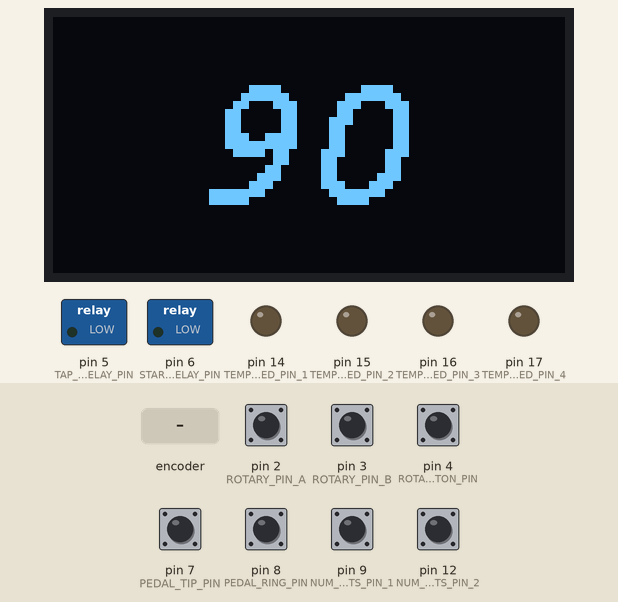
A sketch run on a simulated Arduino Nano, built with avr-gcc and run on an emulated ATmega328P. On the bench: 128×64 one-colour display, switched loads named in the sketch (green lamp = pin HIGH), output pins drawn as LEDs (lit = HIGH). Dashed ring = blinking. The test bench sets the inputs (shaded band); at power-on: pin 2 (ROTARY_PIN_A), pin 3 (ROTARY_PIN_B), pin 4 (ROTARY_BUTTON_PIN), pin 7 (PEDAL_TIP_PIN), pin 8 (PEDAL_RING_PIN), pin 9 (NUM_COUNTS_PIN_1), pin 12 (NUM_COUNTS_PIN_2) HIGH. The audio player accepts every command and is not drawn; what the sketch prints to the serial monitor is not drawn.

Above: at 1.7 s.
1.8 s: pin 4 (ROTARY_BUTTON_PIN) pulled LOW for 0.15 s
At 2.2 s:
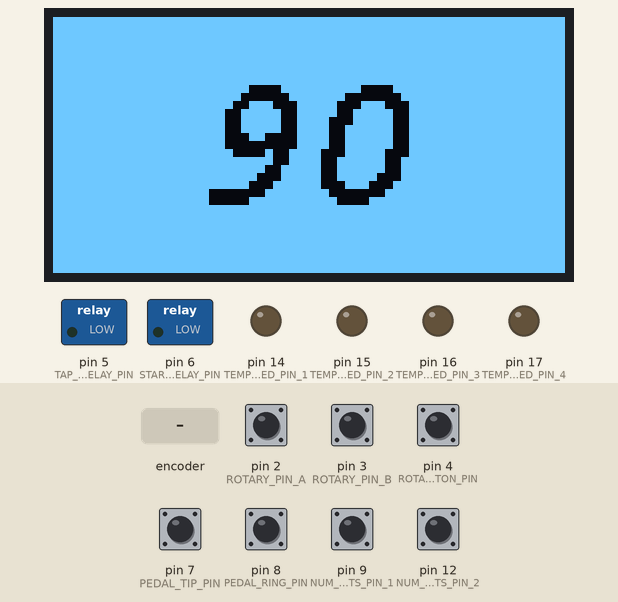
2.5 s: pin 7 (PEDAL_TIP_PIN) pulled LOW for 0.15 s
At 2.96 s:
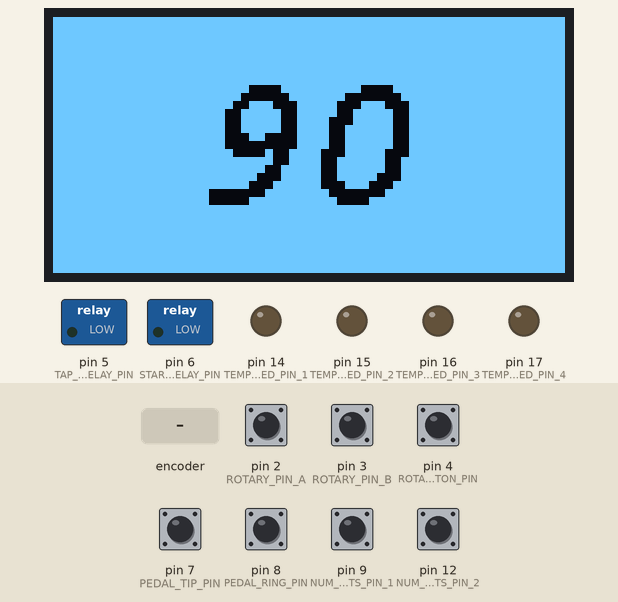
3.2 s: pin 7 (PEDAL_TIP_PIN) pulled LOW for 1 s
4.8 s: rotary encoder on pin 2 (ROTARY_PIN_A) / pin 3 (ROTARY_PIN_B) turned 1 step (first pin leading)
At 5.4 s:
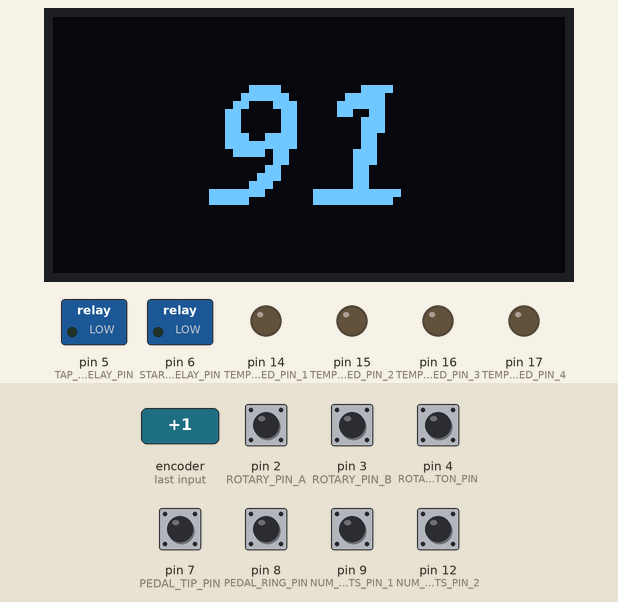
8.0 s: pin 4 (ROTARY_BUTTON_PIN) pulled LOW for 1 s
At 8.6 s:
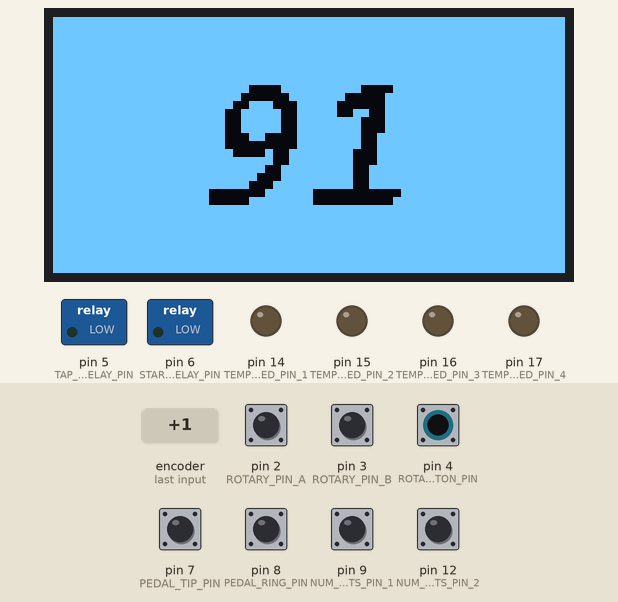
Timing chart, 0 to 11.3 s (numbered marks = the images above; inputs shaded):
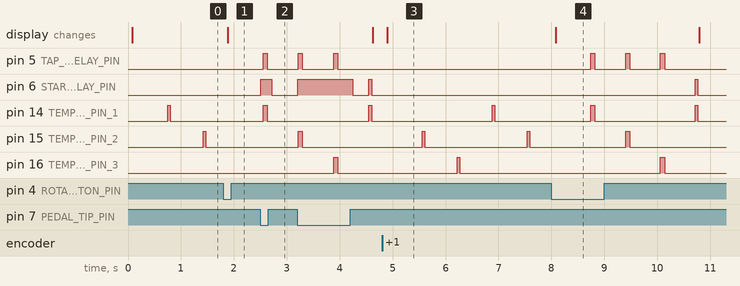

The sketch:

DrumaticAffect.ino
```cpp
//
// Drumatic Affect
//
// This code is for a device that drives a Digitech SDRUM pedal in order
// to set a specific tempo, select the song part to start with and
// optionally start the song. This is done by driving relays that emulate
// the pedals on a footswitch. One relay drives a pedal that duplicates
// the footswitch on the pedal itself. The other relay sends signals to
// the FSX3 input.
//
// This code is based on the code at https://www.instructables.com/Arduino-Metronome/.
// Metronome, Leading Accent, Visual&Audible Tact - 2019 Peter Csurgay
//
#include <TimerOne.h>
#include <Wire.h>
#include <Adafruit_GFX.h>
#include <Adafruit_SSD1306.h>
#include <Fonts/FreeMonoBoldOblique12pt7b.h>
#include <DFPlayerMini_Fast.h>
#include <SoftwareSerial.h>
#define SCREEN_WIDTH 128
#define SCREEN_HEIGHT 64
#define OLED_RESET -1 // Reset pin # (or -1 if sharing Arduino reset pin)
Adafruit_SSD1306 display(SCREEN_WIDTH, SCREEN_HEIGHT, &Wire, OLED_RESET);
#define ROTARY_PIN_A 2
#define ROTARY_PIN_B 3
#define ROTARY_BUTTON_PIN 4
#define TAP_TEMPO_RELAY_PIN 5
#define START_DRUMS_RELAY_PIN 6
#define PEDAL_TIP_PIN 7
#define PEDAL_RING_PIN 8
#define NUM_COUNTS_PIN_1 9
#define AUDIO_RX 10
#define AUDIO_TX 11
#define NUM_COUNTS_PIN_2 12
#define ONBOARD_LED 13
#define TEMPO_LED_PIN_1 14 // A0
#define TEMPO_LED_PIN_2 15 // A1
#define TEMPO_LED_PIN_3 16 // A2
#define TEMPO_LED_PIN_4 17 // A3
#define ACCENT_PIN_1 A6
#define ACCENT_PIN_2 A7
#define IDLE_11 0
#define SCLK_01 1
#define SCLK_00 2
#define SCLK_10 3
#define SDT_10 4
#define SDT_00 5
#define SDT_01 6

int state = IDLE_11;
volatile int tempoSet = 0;
volatile int drumsStarted = 0;
volatile int doTaps = -1;
volatile int beat = 0;
volatile int pedalStart = 0;
volatile int autoStart = 1;
volatile int invertDisplay = 0;
volatile int repeatPlay = 0;
int bpm = 90;
int period = 200;
int curVal = 0;
int prevVal = 0;

unsigned long lastChangeTime = 0;
unsigned long changeDelay = 100;

int buttonState;             // the current reading from the input pin
int lastButtonState = LOW;   // the previous reading from the input pin

// the following variables are unsigned longs because the time, measured in
// milliseconds, will quickly become a bigger number than can be stored in an int.
unsigned long lastDebounceTime = 0;  // the last time the output pin was toggled
unsigned long debounceDelay = 50;   // the debounce time; increase if the output flickers

SoftwareSerial audioSerial(AUDIO_RX, AUDIO_TX); // RX, TX

int volume = 30;  // 0 - 30

DFPlayerMini_Fast audio;

void setup() {
  pinMode(TAP_TEMPO_RELAY_PIN, OUTPUT);
  pinMode(START_DRUMS_RELAY_PIN, OUTPUT);
  pinMode(ROTARY_PIN_A, INPUT_PULLUP);
  pinMode(ROTARY_PIN_B, INPUT_PULLUP);
  pinMode(ROTARY_BUTTON_PIN, INPUT_PULLUP);
  pinMode(PEDAL_TIP_PIN, INPUT_PULLUP);
  pinMode(PEDAL_RING_PIN, INPUT_PULLUP);
  pinMode(NUM_COUNTS_PIN_1, INPUT_PULLUP);
  pinMode(NUM_COUNTS_PIN_2, INPUT_PULLUP);
  pinMode(ACCENT_PIN_1, INPUT_PULLUP);
  pinMode(ACCENT_PIN_2, INPUT_PULLUP);
  pinMode(TEMPO_LED_PIN_1, OUTPUT);
  pinMode(TEMPO_LED_PIN_2, OUTPUT);
  pinMode(TEMPO_LED_PIN_3, OUTPUT);
  pinMode(TEMPO_LED_PIN_4, OUTPUT);

  // Initialize display.
  if(!display.begin(SSD1306_SWITCHCAPVCC, 0x3C)) { // Address 0x3D for 128x64
    Serial.println("No display");
    while (1);// Don't proceed, loop forever
  }
  display.clearDisplay();
  display.display();
  updateDisplay();

  // Start metronome.
  Timer1.initialize(1000000 * 60 / bpm);
  Timer1.attachInterrupt(tapIt);

  Serial.begin(9600);
  while (!Serial);
  Serial.println("Start");

  // Add rotary encoder interrupts.
  attachInterrupt(digitalPinToInterrupt(ROTARY_PIN_A), rotaryCLK, CHANGE);
  attachInterrupt(digitalPinToInterrupt(ROTARY_PIN_B), rotaryDT, CHANGE);

  // Initialize audio card.
  audioSerial.begin(9600);
  audio.begin(audioSerial, false);
  audio.volume(volume);
}

void rotaryCLK() {
  if (digitalRead(ROTARY_PIN_A) == LOW) {
    if (state==IDLE_11) state = SCLK_01;
    else if (state==SCLK_10) state = SCLK_00;
    else if (state==SDT_10) state = SDT_00;
  }
  else {
    if (state==SCLK_01) state = IDLE_11;
    else if (state==SCLK_00) state = SCLK_10;
    else if (state==SDT_00) state = SDT_10;
    else if (state==SDT_01) { state = IDLE_11; curVal--; }
  }
}

void rotaryDT() {
  if (digitalRead(ROTARY_PIN_B) == LOW) {
    if (state==IDLE_11) state = SDT_10;
    else if (state==SDT_01) state = SDT_00;
    else if (state==SCLK_01) state = SCLK_00;
  }
  else {
    if (state==SDT_10) state = IDLE_11;
    else if (state==SDT_00) state = SDT_01;
    else if (state==SCLK_00) state = SCLK_01;
    else if (state==SCLK_10) { state = IDLE_11; curVal++; }
  }
}

void updateDisplay() {
    display.clearDisplay();
    display.setFont(&FreeMonoBoldOblique12pt7b);
    display.setTextSize(2);
    display.setTextColor(SSD1306_WHITE);
    display.setCursor((bpm >= 100) ? 18 : 33, 45);
    display.print(bpm);
    display.display();
}

int numTaps() {
  int pin_1 = digitalRead(NUM_COUNTS_PIN_1) == LOW;
  int pin_2 = digitalRead(NUM_COUNTS_PIN_2) == LOW;
  return (pin_2) ? 6 : (pin_1) ? 4 : 3;
}

int whichLED() {
  int n = numTaps();
  if (n == 4) {
    if (beat == 3) return TEMPO_LED_PIN_4;
    if (beat == 2) return TEMPO_LED_PIN_3;
    if (beat == 1) return TEMPO_LED_PIN_2;
    return TEMPO_LED_PIN_1;
  }
  else if (n == 3) {
    if (beat == 2) return TEMPO_LED_PIN_3;
    if (beat == 1) return TEMPO_LED_PIN_2;
    return TEMPO_LED_PIN_1;
  }
  else if (n == 6) {
    if (beat == 5) return TEMPO_LED_PIN_2;
    if (beat == 4) return TEMPO_LED_PIN_3;
    if (beat == 3) return TEMPO_LED_PIN_4;
    if (beat == 2) return TEMPO_LED_PIN_3;
    if (beat == 1) return TEMPO_LED_PIN_2;
    return TEMPO_LED_PIN_1;
  }
}

int whichAccent() {
  bool a1 = analogRead(ACCENT_PIN_1) < 20;
  bool a2 = analogRead(ACCENT_PIN_2) < 20;
  return (a1 && a2) ? 5 : (a2) ? 4 : 3;
}

void tapIt() {
  int flipDrumsRelay = 0;

  // Determine the LED pin based on the beat number.
  int ledPin = whichLED();

  // Light up current beat LED.
  digitalWrite(ledPin, HIGH);

  // If we used the pedal to start, do it on beat 1.
  if (beat == 0 && !autoStart && pedalStart) {
    digitalWrite(START_DRUMS_RELAY_PIN, HIGH);
    drumsStarted = 1;
    pedalStart = 0;
    tempoSet = 0;
    autoStart = 1;
    flipDrumsRelay = 1;
  }

  // If we're at zero taps and auto-start is enabled, start the drums.
  else if (doTaps == 0 && autoStart) {
    digitalWrite(START_DRUMS_RELAY_PIN, HIGH);
    invertDisplay = 1;
    drumsStarted = 1;
    pedalStart = 0;
    flipDrumsRelay = 1;
  }

  // If we're still counting taps, trigger the tap relay and external tap tempo signal.
  else if (doTaps > 0) {
    digitalWrite(TAP_TEMPO_RELAY_PIN, HIGH);
  }

  // Light beat LED and play click if we're still in the count-in.
  if (repeatPlay) {
    Serial.print("Play "); Serial.print(repeatPlay); Serial.println("");
    audio.play(repeatPlay);
  }
  else if (doTaps > 0) {
    audio.play(1);
  }

  delay(10000);

  // If we activated the start-drums relay, deactivate it.
  if (flipDrumsRelay) {
    digitalWrite(START_DRUMS_RELAY_PIN, LOW);
    doTaps--;
  }

  // If we are sending taps, turn the tap relay off now.
  else if (doTaps > 0) {
    digitalWrite(TAP_TEMPO_RELAY_PIN, LOW);
    doTaps--;
  }

  // Update beat number.
  beat = (beat + 1) % numTaps();

  // Turn off current beat LED.
  digitalWrite(ledPin, LOW);
}

int digitalReadDebounce(int pin) {
  // Read a digital signal while attempting to debounce the switch.
  int next = 0;
  int out = digitalRead(pin);
  delay(5);
  while ((next = digitalRead(pin)) != out) {
    delay(5);
    out = next;
  }
  return out;
}

void loop() {
  // Flip screen back after teaching taps.
  if (invertDisplay) {
    invertDisplay = 0;
    display.fillScreen(SSD1306_INVERSE);
    display.display();
  }

  //
  // Pedals
  //

  // Try to debounce the switch (don't use digitalReadDebounce because we want to interlace the reads).
  bool pedalTip = digitalRead(PEDAL_TIP_PIN) == LOW;
  bool pedalRing = digitalRead(PEDAL_RING_PIN) == LOW;
  delay(5);
  pedalTip = pedalTip && digitalRead(PEDAL_TIP_PIN) == LOW;
  pedalRing = pedalRing && digitalRead(PEDAL_RING_PIN) == LOW;

  // Start / stop pedal
  if (pedalTip && !pedalRing) {
    Serial.println("Start / Stop");

    // If a tempo has been set and we hit this pedal momentarily,
    // start the beat at the next LED blink. This should start the
    // drums in sync with the blinking LED.
    if (tempoSet && !drumsStarted && !autoStart) {
        tempoSet = 0;
        pedalStart = 1;
        delay(500);
    }
    else {
      digitalWrite(START_DRUMS_RELAY_PIN, HIGH);
      delay(200);
      // Hold until pedal is released.
      while (digitalReadDebounce(PEDAL_TIP_PIN) == LOW) {
        delay(50);
      }
      digitalWrite(START_DRUMS_RELAY_PIN, LOW);
      delay(100);
    }
  }

  // Kick pedal
  else if (!pedalTip && pedalRing) {
    Serial.println("Play kick");
    audio.play(2);
    delay(100);
    // Hold until pedal is released.
    while (digitalReadDebounce(PEDAL_RING_PIN) == LOW) {
      delay(50);
      repeatPlay = 2;
    }
    repeatPlay = 0;
    delay(50);
  }

  // Accent pedal
  else if (pedalTip && pedalRing) {
    int track = whichAccent();
    Serial.print("Play accent "); Serial.println(track);
    audio.play(track);
    delay(100);
    // Hold until pedal is released.
    while (digitalReadDebounce(PEDAL_TIP_PIN) == LOW) {
      delay(50);
      repeatPlay = track;
    }
    repeatPlay = 0;
    delay(50);
  }

  //
  // Tempo knob
  //

  int reading = digitalRead(ROTARY_BUTTON_PIN);

  if (reading != lastButtonState) {
    lastDebounceTime = millis();
  }
  else if ((millis() - lastDebounceTime) > debounceDelay) {
    if (reading != buttonState) {
      buttonState = reading;
      // If a second press is detected during the taps, disable autoStart.
      if (doTaps >= 0 && buttonState == LOW) {
        autoStart = 0;
        invertDisplay = 1;
      }
      // If a press is detected, start the taps.
      else if (buttonState == LOW) {
        tempoSet = 1;
        pedalStart = 0;
        beat = 0;
        autoStart = 1;
        drumsStarted = 0;
        doTaps = numTaps();
        display.fillScreen(SSD1306_INVERSE);
        display.display();
        Timer1.restart();
        delay(100);
      }
    }
  }

  lastButtonState = reading;

  if (doTaps == -1 && curVal > prevVal) {
    //Serial.println('up');
    unsigned long tm = millis();
    lastButtonState = HIGH;
    lastDebounceTime = tm + debounceDelay * 4;
    bpm += ((tm - lastChangeTime) > changeDelay) ? 1 : 5;
    lastChangeTime = tm;
    if (bpm > 240) bpm = 10;
    updateDisplay();
    pedalStart = 0;
    tempoSet = 0;
    Timer1.setPeriod(1000000 * 60 / bpm);
  }
  else if (doTaps == -1 && curVal < prevVal) {
    //Serial.println('down');
    unsigned long tm = millis();
    lastButtonState = HIGH;
    lastDebounceTime = tm + debounceDelay * 4;
    bpm -= ((tm - lastChangeTime) > changeDelay) ? 1 : 5;
    lastChangeTime = tm;
    if (bpm < 10) bpm = 240;
    updateDisplay();
    pedalStart = 0;
    tempoSet = 0;
    Timer1.setPeriod(1000000 * 60 / bpm);
  }

  prevVal = curVal;
}
```

Measured:
- after the input at 1.8 s, pin 16 (TEMPO_LED_PIN_3): stays LOW (without the input it goes to HIGH after 0.28 s); the display: changes after 0.09 s (image 1)
- after the input at 2.5 s, pin 6 (START_DRUMS_RELAY_PIN): LOW → HIGH at once, → LOW 0.21 s later
- after the input at 4.8 s, the display: changes after 0.10 s (image 3)
- after the input at 8.0 s, pin 5 (TAP_TEMPO_RELAY_PIN): alternates HIGH for 0.08 s and LOW for 0.58 s, 6 changes in all, then stays LOW, starting after 0.74 s; pin 6 (START_DRUMS_RELAY_PIN): LOW → HIGH after 2.7 s, → LOW 0.05 s later; the display: changes after 0.08 s (image 4)
- by itself, pin 5 (TAP_TEMPO_RELAY_PIN): alternates HIGH for 0.08 s and LOW for 0.59 s
- by itself, pin 14 (TEMPO_LED_PIN_1): alternates HIGH for 0.06 s and LOW for 1.9 s
